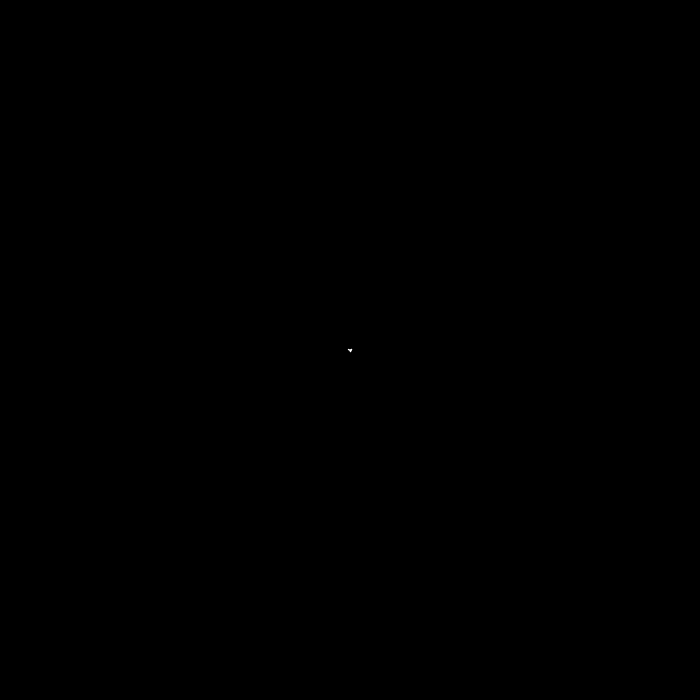
Frame 1 (no input)
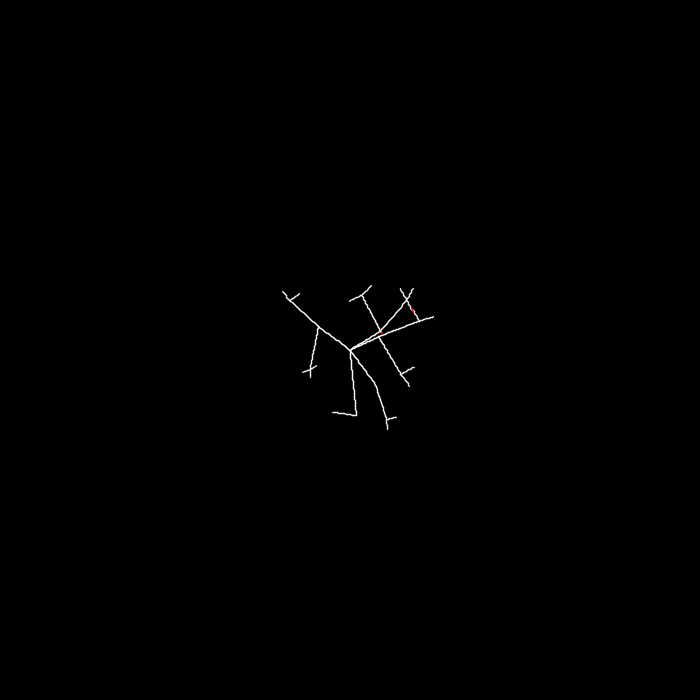
Frame 60 (the mouse pressed at the canvas centre just before this capture)
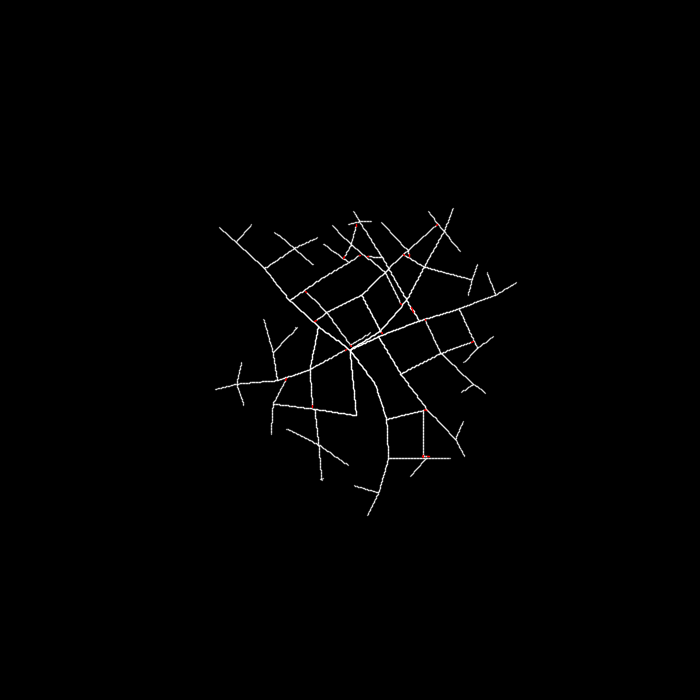
Frame 120 (the mouse held since frame 60 and released just before this capture)

The Processing sketch that drew these frames (run headless with seeded random() and noise(); from frame 60 on, the mouse is pressed at the canvas centre):

// Processing sketch: citygrid
// ── citygrid.pde
int particle_max_range = 40;
int particle_max_range_dev = 5;
float particle_angle_jitter = PI/1000;
float particle_angle_dev = PI/10;
int particle_start_number = 5;
float particle_p_straight = 0.9;
float particle_p_left = 0.7;
float particle_p_right = 0.7;
float particle_speed = 1.5;
float particle_fade_time = 300;

color backgr = color(0);

Grid grid;


void setup(){
  size(700, 700);
  smooth();
  strokeWeight(1.4);
  background(backgr);
  grid = new Grid(new PVector(width/2, height/2));
}

void draw(){
  grid.step();
}

void mouseClicked(){
  if (mouseButton==RIGHT){
    grid = new Grid(new PVector(mouseX, mouseY));
  }
  if (mouseButton==LEFT){
    randomize();
    background(backgr);
    grid = new Grid(new PVector(width/2, height/2));
  }
}

void randomize(){
  particle_max_range = int(random(0,80));
  particle_max_range_dev =int( pow(10,int(random(-1,2))));
  particle_angle_jitter = PI/pow(10,random(1,3));
  particle_angle_dev = PI/pow(10,random(0,3));;
  particle_start_number = (int)random(3,8);
  particle_p_straight = gauss(0.5,0.5);
  particle_p_left = gauss(0.5,0.5);
  particle_p_right = gauss(0.5,0.5);
  if (particle_p_straight+particle_p_left+particle_p_right<1){
    randomize();
  }
}


class Particle {
  PVector loc;
  float angle;
  float speed;
  int time;
  int max_time;
  boolean dead, blocked;
  
  Particle(PVector new_loc, float new_angle){
    loc = new_loc;
    angle = new_angle;
    speed = particle_speed;
    time = 0;
    max_time = int(gauss(particle_max_range, particle_max_range_dev)/speed);
    dead = false;
    blocked = false;      
  }
  
  void step(){
    PVector old_loc = loc.get();
    loc.x += speed*sin(angle);
    loc.y += speed*cos(angle);
    angle += gauss(0, particle_angle_jitter);
    time++;
    if(loc.x<1 || loc.x>=width-1 || loc.y<1 || loc.y>=height-1){
      blocked = true;
    }
    else if(pixels[int(loc.x+sin(angle))+width*int(loc.y+cos(angle))]!=backgr){
      blocked = true;
      stroke(255,0,0);
    }
    else if(time>max_time){
      dead = true;
    }
    line(old_loc.x, old_loc.y, loc.x, loc.y);  
  }
}


class Grid {  
  PGraphics grid_frame;
  ArrayList particles;
  float line_opacity;
  
  Grid(PVector start){
    grid_frame = createGraphics(width, height, JAVA2D);
    particles = new ArrayList();
    for(int i=0; i<particle_start_number; i++){
      particles.add(new Particle(start.get(), random(2*PI)));
    }
    line_opacity = 255;
  }

  void step(){
    if(line_opacity>1){
      loadPixels();
      for(int i=particles.size()-1; i>=0; i--){
        Particle p = (Particle) particles.get(i);
        stroke(255, int(line_opacity));
        p.step();
        if(p.blocked) particles.remove(i);
        else if(p.dead){
          if(random(1)<particle_p_straight) particles.add(new Particle(p.loc.get(), p.angle+gauss(0,particle_angle_dev/2)));
          if(random(1)<particle_p_left) particles.add(new Particle(p.loc.get(), p.angle+gauss(PI/2,particle_angle_dev)));
          if(random(1)<particle_p_right) particles.add(new Particle(p.loc.get(), p.angle+gauss(-PI/2,particle_angle_dev)));
          particles.remove(i);
        }
      }
    }
    line_opacity = max(0, line_opacity-255/particle_fade_time);
  }  
}


float gauss(float mu, float sigma){
  float x = 1, y = 1, s = 2;
  while(s >= 1){
    x = random(-1, 1);
    y = random(-1, 1);
    s = x*x + y*y;
  }
  return sigma*x*sqrt(-2*log(s)/s)+mu;
}
